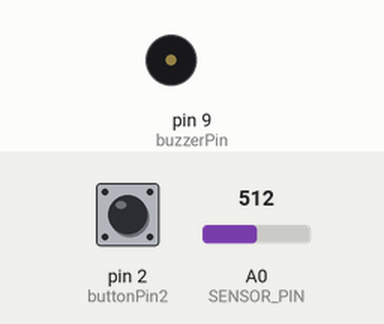
Bench run of a sketch on a simulated Arduino Uno, built with avr-gcc and run on an emulated ATmega328P. Shown: buzzer (waves = sounding). The inputs (shaded band) are chosen by the test bench; at power-on: pin 2 (buttonPin2) LOW, A0 (SENSOR_PIN) = 512. What the sketch prints to the serial monitor is not drawn.

Above: at 1.2 s.
1.3 s: pin 2 (buttonPin2) pulled HIGH for 0.15 s
At 3.8 s:
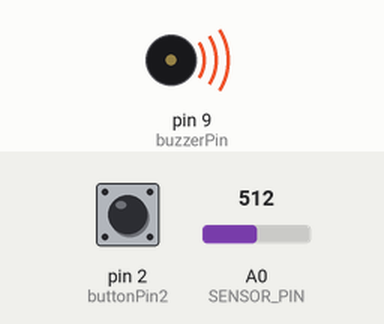
Timing chart, 0 to 10.4 s (numbered marks = the images above; inputs shaded):
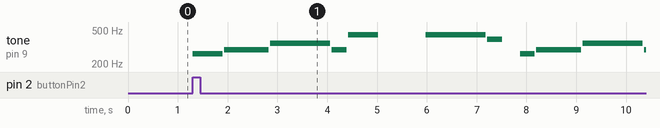

Measured:
- after the input at 1.3 s, tone on pin 9 (buzzerPin): plays 262 Hz for 0.60 s, 294 Hz for 0.90 s, 349 Hz for 1.2 s, 294 Hz for 0.30 s, 440 Hz for 0.60 s, 440 Hz for 1.2 s … (11 notes in this stretch), starting at once

The sketch:

lab6.ino
```cpp
const int SENSOR_PIN = 0;      // Analog input pin

const int buzzerPin = 9;

const int songLength = 18;

const int buttonPin1 = 1;
const int buttonPin2 = 2;
int buttonState1 = 0;
int buttonState2 = 0;

char notes[] = "cdfda ag cdfdg gf "; // a space represents a rest

int beats[] = {1,1,1,1,1,1,4,4,2,1,1,1,1,1,1,4,4,2};

int beats2[] = {2,3,4,1,2,3,4,1,1,1,3,4,1,1,3,4,1,1};

int tempo = 113;

void setup()
{
  pinMode(buzzerPin, OUTPUT);
  pinMode(buttonPin1, INPUT);
  pinMode(buttonPin2, INPUT);
  Serial.begin(9600);
}


void loop()
{
  int sensorValue;

  sensorValue = analogRead(SENSOR_PIN);

  sensorValue = map(sensorValue, 0, 1023, 100,500);
  sensorValue = constrain(sensorValue, 100,500);

  int tempo = sensorValue;

  Serial.println(sensorValue);

  buttonState1 = digitalRead(buttonPin1);
  buttonState2 = digitalRead(buttonPin2);

  if (buttonState1 == HIGH){//***********************song1********************************

    int i, duration;
  for (i = 0; i < songLength; i++) // step through the song arrays
  {
    duration = beats[i] * tempo;  // length of note/rest in ms

    if (notes[i] == ' ')          // is this a rest?
    {
      delay(duration);            // then pause for a moment
    }
    else                          // otherwise, play the note
    {
      tone(buzzerPin, frequency(notes[i]), duration);
      delay(duration);            // wait for tone to finish
    }
    delay(tempo/10);              // brief pause between notes
  }

}//***********************song1********************************

  if (buttonState2 == HIGH){//***********************song2********************************

  int i, duration;
  for (i = 0; i < songLength; i++) // step through the song arrays
  {
    duration = beats2[i] * tempo;  // length of note/rest in ms

    if (notes[i] == ' ')          // is this a rest?
    {
      delay(duration);            // then pause for a moment
    }
    else                          // otherwise, play the note
    {
      tone(buzzerPin, frequency2(notes[i]), duration);
      delay(duration);            // wait for tone to finish
    }
    delay(tempo/10);              // brief pause between notes
  }
}//***********************song2********************************

}


//---------------------------------------------------------------

int frequency(char note)
{

  int i;
  const int numNotes = 8;

  char names[] = { 'a', 'a', 'b', 'c', 'c', 'c', 'd', 'a' };
  int frequencies[] = {262, 294, 330, 349, 392, 440, 494, 523};

  for (i = 0; i < numNotes; i++)  // Step through the notes
  {
    if (names[i] == note)         // Is this the one?
    {
      return(frequencies[i]);     // Yes! Return the frequency
    }
  }
  return(0);

  }

int frequency2(char note)
{

  int i;
  const int numNotes = 8;

  char names[] = { 'c', 'd', 'e', 'f', 'g', 'a', 'b', 'C' };
  int frequencies[] = {262, 294, 330, 349, 392, 440, 494, 523};

  for (i = 0; i < numNotes; i++)  // Step through the notes
  {
    if (names[i] == note)         // Is this the one?
    {
      return(frequencies[i]);     // Yes! Return the frequency
    }
  }
  return(0);

  }
```
